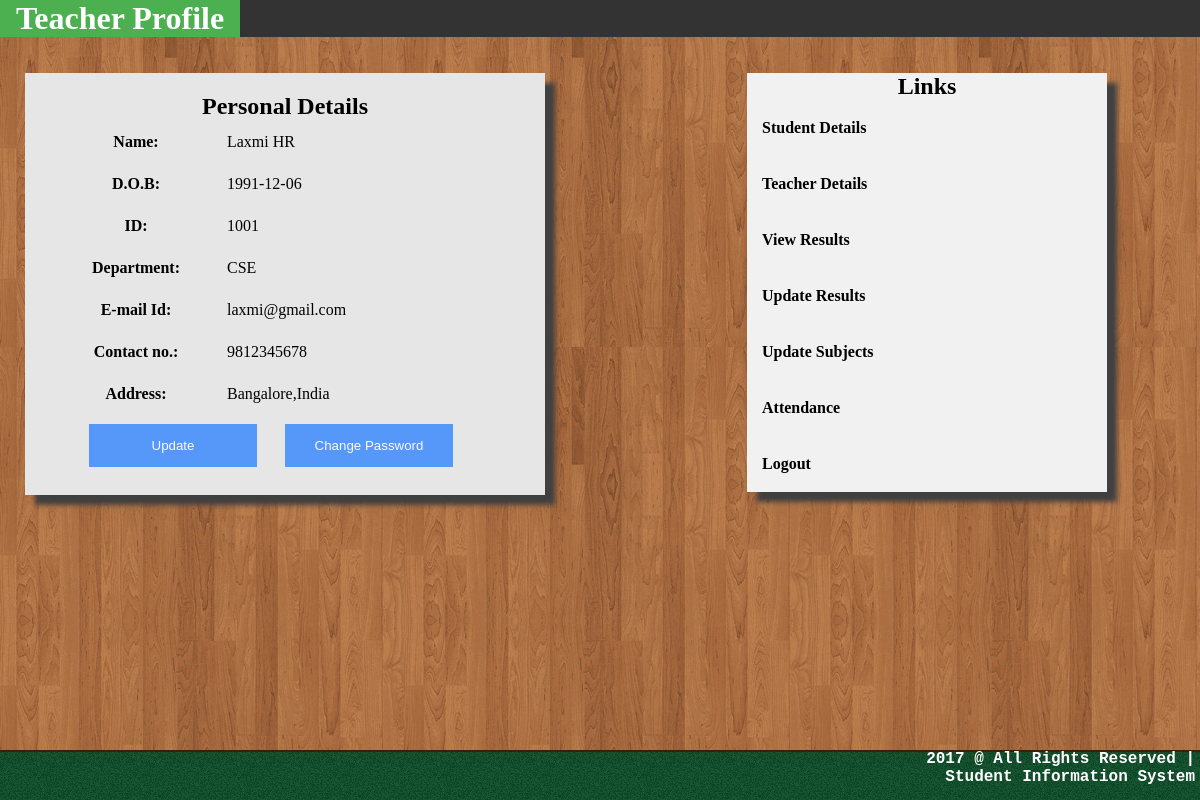
The page /teaprof.php (signed in) on the database its author committed.
### tables this page shows
CREATE TABLE `teacherprof` (
  `Name` varchar(30) NOT NULL,
  `Date` varchar(10) NOT NULL,
  `ID` varchar(10) NOT NULL,
  `Department` varchar(20) NOT NULL,
  `mail` varchar(20) NOT NULL,
  `Contact` bigint(10) NOT NULL,
  `Address` varchar(50) NOT NULL,
  `Passw` varchar(30) NOT NULL
);

### teaprof.php (the view, shortened to what this page needs)
<?php
include("mysql.php");
$name=$_SESSION['User'];
$sql="select * from teacherprof";
$run=mysqli_query($db,$sql);
while($row=mysqli_fetch_array($run)){
	if($name==$row['ID'])
	{
		$fname=$row['Name'];
		$dob=$row['Date'];
		$user=$row['ID'];
		$depar=$row['Department'];
		$email=$row['mail'];
		$phone=$row['Contact'];
		$addr=$row['Address'];
	}
}
?>
<!DOCTYPE html>
<html>
<head>
	<link rel="stylesheet" type="text/css" href="teaprof.css">
</head>
<body>
	<div class="prof1">
	<h1 class="prof"> Teacher Profile</h1>
	</div>
	<div class="main-content">
		<div class="prsnl">
			<h2 class="heading2">Personal Details</h2>
			<table>
			<tr><th><label><b>Name:</b></label></th><td><?php echo $fname;?></td></tr>
			<tr><th><label><b>D.O.B:</b></label></th><td><?php echo $dob;?></td></tr>
			<tr><th><label><b>ID:</b></label></th><td><?php echo $user;?></td></tr>
			<tr><th><label><b>Department:</b></label></th><td><?php echo $depar;?></td></tr>
			<tr><th><label><b>E-mail Id:</b></label></th><td><?php echo $email;?></td></tr>
			<tr><th><label><b>Contact no.:</b></label></th><td><?php echo $phone;?></td></tr>
			<tr><th><label><b>Address:</b></label></th><td><?php echo $addr;?></td></tr>
		</table>
			<div class="bbbb"><form action="teaprofupdate.php">
			<button name="but1" class="button" >Update</button></form>
			</div>
			<div class="bbbb1"><form action="teachgpsd.php">
			<button name="but2" class="button" >Change Password</button></form>
			</div>
		</div>
		<div class="links">
			<ul>
				<h2 class="link1">Links</h2>
			  <li class="dropdown"><a href="intemstu.php" class="dropbtn"><b><p>Student Details</p></a>
			  </li>
			  <li><a href="teadetailstea.php"><p>Teacher Details</p></a></li>
			  <li><a href="results/intemresulttea.php"><p>View Results</p></a></li>
			    <li class="dropdown"><a href="#" class="dropbtn"><b><p>Update Results</p></a>
			  </li>
			  <li><a href="intemsub.php"><p>Update Subjects</p></a></li>
			  <li class="dropdown"><a href="#" class="dropbtn"><b><p>Attendance</p></a>
			  </li>
			  <li><a href="logout.php"><p>Logout</p></a></li>
			</ul>
		</div>
	</div>
	<div class="footer">
  		<p class="sitecredit"> 2017 @ All Rights Reserved | </p>
		<br>
		<p class="designcredit">Student Information System</p>
	</div>
</body>
</html>

### teaprof.css (style rules this page uses)
* { margin:0px; padding:0px; }
body { background-image: url(images/bodybg.jpg); }
h1.prof { text-align: center; font-family: "Palatino Linotype", "Book Antiqua", Palatino, serif; display: block; color: white; text-decoration: none; background-color: #4CAF50; width: 20%; }
h2.heading2 { font-family: "Palatino Linotype", "Book Antiqua", Palatino, serif; text-align: center; }
.prof1 { list-style-type: none; margin: 0; padding: 0; overflow: hidden; background-color: #333; }
.main-content { position: relative; margin-top: 3%; }
.prsnl { background-color:#e6e6e6; width:40%; padding:20px; height: auto; display: inline-block; margin-left: 25px; box-shadow: 10px 10px 5px #404040; }
label { margin-top: 5px; padding: 45px; line-height: 250%; }
.links { display: inline-block; width: 30%; height: auto; margin-left: 202px; box-shadow: 10px 10px 5px #404040; position: absolute; }
h2.link1 { text-align: center; font-family: "Palatino Linotype", "Book Antiqua", Palatino, serif; }
ul { list-style-type: none; margin: 0; padding: 0; width: auto; background-color: #f1f1f1; }
li a { display: block; color: #000; padding: 8px 15px; text-decoration: none; line-height: 250%; }
.footer { position: fixed ; left: 0; bottom: 0; height: 50px; width: 100%; background-image: url(images/footerbg1.jpg); }
p.sitecredit { float: right; color: white; font-family: Courier New; margin-right: 5px; }
p.designcredit { float: right; color: white; font-family: Courier New; margin-right: 5px; }
button { background-color: #3385ff; color: white; padding: 14px 20px; margin: 8px 20px; border: none; cursor: pointer; width: 100%; opacity: 0.8; text-decoration: none; }
.bbbb { text-decoration: none; display: inline-block; margin-left: 5%; width: 35%; }
.bbbb1 { text-decoration: none; display: inline-block; margin-left: 5%; width: 35%; }

### rows shown on the page
teacherprof: Name "Laxmi HR", Date "1991-12-06", ID "1001", Department "CSE", mail "laxmi@gmail.com", Contact "9812345678", Address "Bangalore,India"
